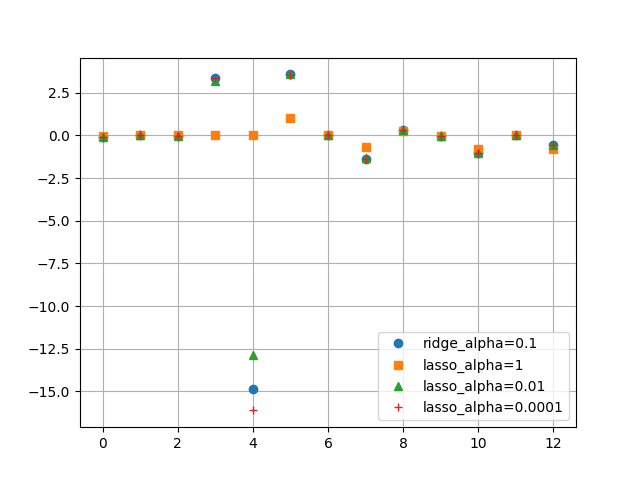

Reproduce this figure in Python.
import pandas as pd
import numpy as np
from sklearn.datasets import load_boston
from sklearn.model_selection import train_test_split as tts
import matplotlib.pyplot as plt
from sklearn.linear_model import Ridge as r
from sklearn.linear_model import Lasso as lasso
plt.ion()

lb=load_boston()
X_train,X_test,y_train,y_test=tts(lb.data,lb.target,random_state=2)

a1=r(alpha=0.1)
a1.fit(X_train,y_train)
a2=lasso(alpha=1,max_iter=100000)
a2.fit(X_train,y_train)
a3=lasso(alpha=0.01,max_iter=100000)
a3.fit(X_train,y_train)
a4=lasso(alpha=0.0001,max_iter=100000)
a4.fit(X_train,y_train)

plt.plot(a1.coef_,'o', label='ridge_alpha=0.1')
plt.plot(a2.coef_,'s', label='lasso_alpha=1')
plt.plot(a3.coef_,'^',label='lasso_alpha=0.01')
plt.plot(a4.coef_,'+', label='lasso_alpha=0.0001')
plt.grid()
plt.legend()
